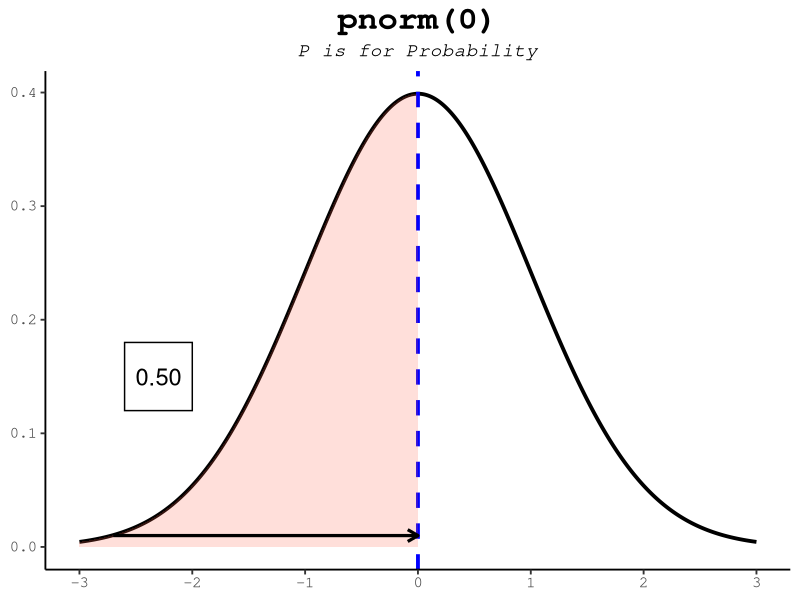
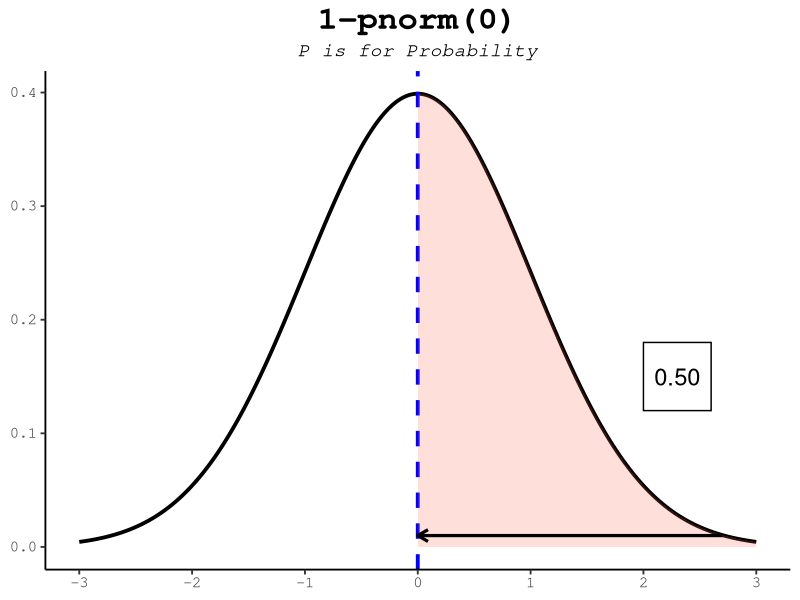
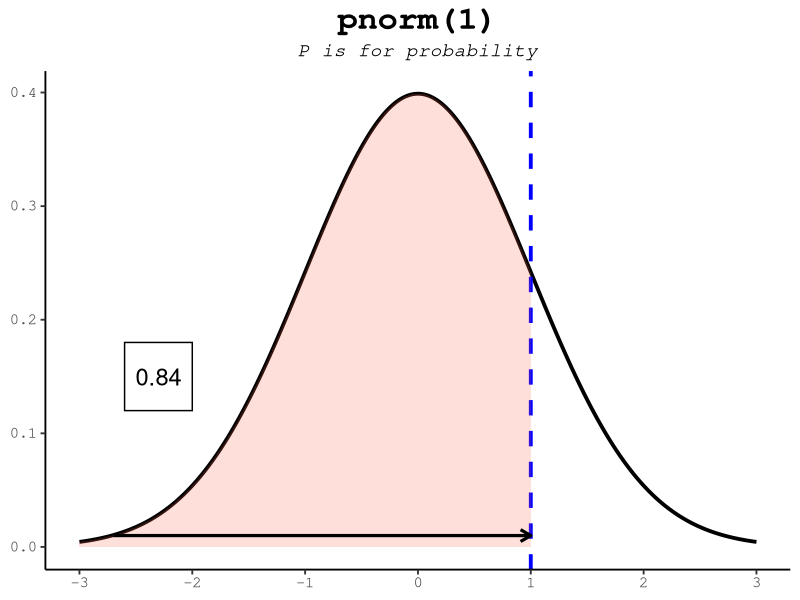
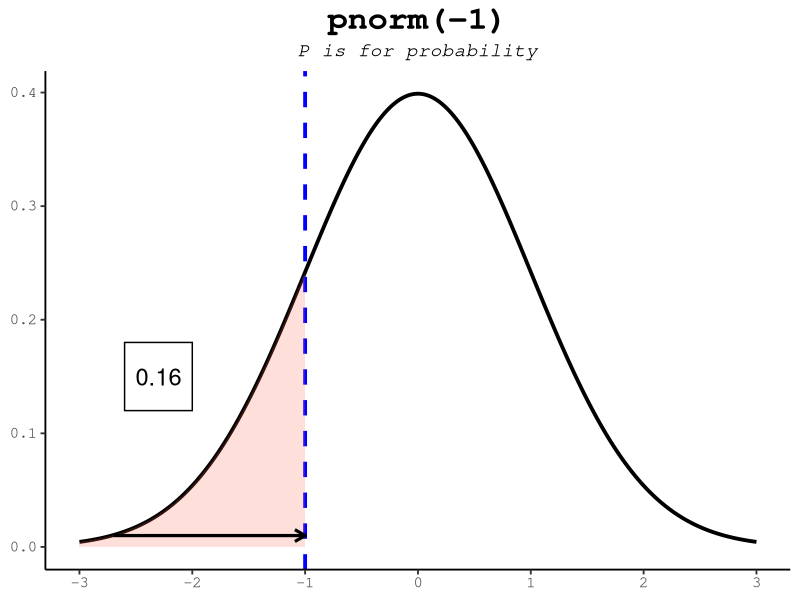
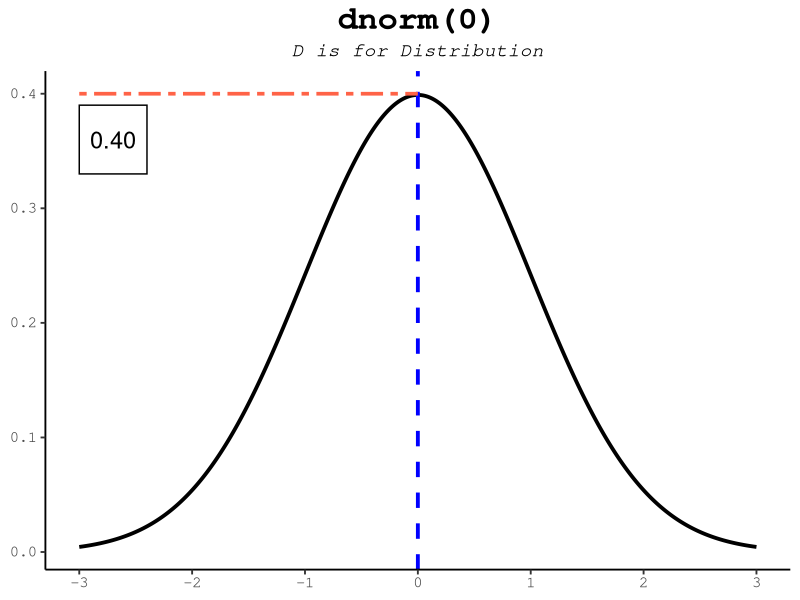
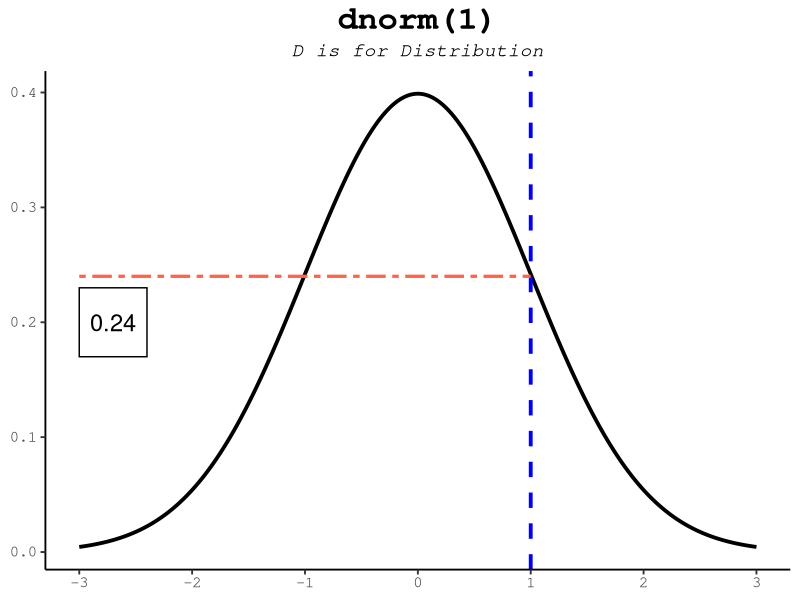
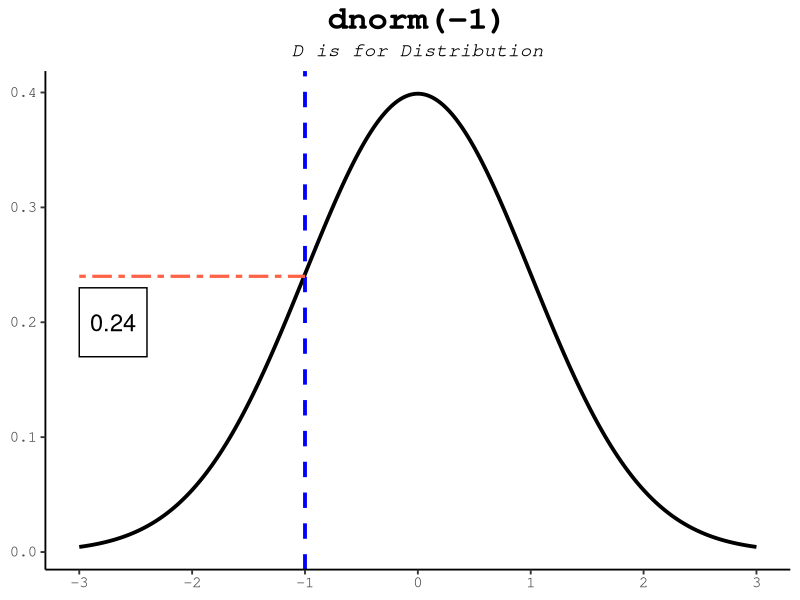
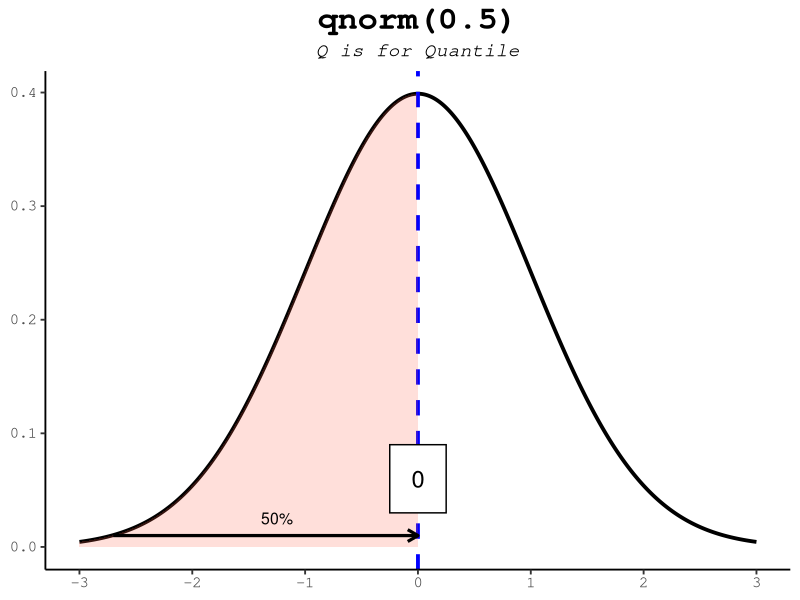

R code for these plots, in order:
## ---- chunk 1
knitr::opts_chunk$set(echo = TRUE)
library(ggplot2)
library(ggfortify)
library(ggthemes)
library(gridExtra)
## ---- chunk 2
# Prep the distribution data
x <- seq(-3, 3, 0.005)
y <- dnorm(x)
normal <- as.data.frame(cbind(x,y))
## ---- chunk 3
# pnorm plot 1
# pnorm(0)
x2 <- c(x[1:600], rep(0,601))
y2 <- c(y[1:600], rep(0,601))

p <- ggplot(mapping = aes(x, y), data = normal) +
     geom_line(linewidth = 1.3) +
     geom_vline(xintercept = 0, color = "blue", linewidth = 1.3, linetype = 2) +
     scale_x_continuous(n.breaks = 7) +
     labs(title = "pnorm(0)", x = NULL, y = NULL, 
          subtitle = "P is for Probability") +
     geom_area(inherit.aes = F, mapping = aes(x=x2, y=y2), fill = "tomato", 
               alpha = 0.2) +
     annotate(geom = "rect", xmin = -2.6, xmax = -2, ymin = 0.12, ymax = 0.18,
              alpha = 1, fill = "white", color = "black") +
     annotate(geom = "text", label = "0.50", x = -2.3, y = 0.15, size = 6) +
     annotate(geom = "segment", x = -2.7, xend = 0, y = 0.01, yend = 0.01, 
              size = 1.1, arrow = arrow(length = unit(3, "mm"))) +
     theme_classic(base_size = 14, base_family = "Courier") +
     theme(plot.title = element_text(size = 24, face = "bold", hjust = 0.5)) +
     theme(plot.subtitle = element_text(face = "italic", hjust = 0.5))
## ---- chunk 4
# pnorm plot 1.2
# 1-pnorm(0)
x9 <- c(rep(0,600), x[601:1201])
y9 <- c(rep(0,600), y[601:1201])

p1 <- ggplot(mapping = aes(x, y), data = normal) +
     geom_line(linewidth = 1.3) +
     geom_vline(xintercept = 0, color = "blue", size = 1.3, linetype = 2) +
     scale_x_continuous(n.breaks = 7) +
     labs(title = "1-pnorm(0)", x = NULL, y = NULL, 
          subtitle = "P is for Probability") +
     geom_area(inherit.aes = F, mapping = aes(x=x9, y=y9), fill = "tomato", 
               alpha = 0.2) +
     annotate(geom = "rect", xmin = 2.6, xmax = 2, ymin = 0.12, ymax = 0.18,
              alpha = 1, fill = "white", color = "black") +
     annotate(geom = "text", label = "0.50", x = 2.3, y = 0.15, size = 6) +
     annotate(geom = "segment", x = 2.7, xend = 0, y = 0.01, yend = 0.01, 
              size = 1.1, arrow = arrow(length = unit(3, "mm"))) +
     theme_classic(base_size = 14, base_family = "Courier") +
     theme(plot.title = element_text(size = 24, face = "bold", hjust = 0.5)) +
     theme(plot.subtitle = element_text(face = "italic", hjust = 0.5))
## ---- chunk 5
# pnorm plot 2
# pnorm(1)
x3 <- c(x[1:801], rep(1,400))
y3 <- c(y[1:801], rep(0,400))

p2 <- ggplot(mapping = aes(x, y), data = normal) +
     geom_line(size = 1.3) +
     geom_vline(xintercept = 1, color = "blue", size = 1.3, linetype = 2) +
     scale_x_continuous(n.breaks = 7) +
     labs(title = "pnorm(1)", subtitle = "P is for probability", 
          x = NULL, y = NULL) +
     geom_area(inherit.aes = F, mapping = aes(x=x3, y=y3), fill = "tomato", 
               alpha = 0.2) +
     annotate(geom = "rect", xmin = -2.6, xmax = -2, ymin = 0.12, ymax = 0.18,
              alpha = 1, fill = "white", color = "black") +
     annotate(geom = "text", label = "0.84", x = -2.3, y = 0.15, size = 6) +
     annotate(geom = "segment", x = -2.7, xend = 1, y = 0.01, yend = 0.01, 
              size = 1.1, arrow = arrow(length = unit(3, "mm"))) +
     theme_classic(base_size = 14, base_family = "Courier") +
     theme(plot.title = element_text(size = 24, face = "bold", hjust = 0.5)) +
     theme(plot.subtitle = element_text(face = "italic", hjust = 0.5))
## ---- chunk 6
# pnorm plot 3
# pnorm(-1)
x4 <- c(x[1:401], rep(-1,800))
y4 <- c(y[1:401], rep(0,800))

p3 <- ggplot(mapping = aes(x, y), data = normal) +
     geom_line(size = 1.3) +
     geom_vline(xintercept = -1, color = "blue", size = 1.3, linetype = 2) +
     scale_x_continuous(n.breaks = 7) +
     labs(title = "pnorm(-1)", subtitle = "P is for probability", 
          x = NULL, y = NULL) +
     geom_area(inherit.aes = F, mapping = aes(x=x4, y=y4), fill = "tomato", 
               alpha = 0.2) +
     annotate(geom = "rect", xmin = -2.6, xmax = -2, ymin = 0.12, ymax = 0.18,
              alpha = 1, fill = "white", color = "black") +
     annotate(geom = "text", label = "0.16", x = -2.3, y = 0.15, size = 6) +
     annotate(geom = "segment", x = -2.7, xend = -1, y = 0.01, yend = 0.01, 
              size = 1.1, arrow = arrow(length = unit(3, "mm"))) +
     theme_classic(base_size = 14, base_family = "Courier") +
     theme(plot.title = element_text(size = 24, face = "bold", hjust = 0.5)) +
     theme(plot.subtitle = element_text(face = "italic", hjust = 0.5))
## ---- chunk 7
#| label: fig-pnorm
#| fig-cap: "The pnorm function takes a quantile (value on the x-axis) and returns the area under the curve to the left of that value."

print(p)
print(p1)
print(p2)
print(p3)
## ---- chunk 8
# dnorm plot 1
# dnorm(0)

d1 <- ggplot(mapping = aes(x, y), data = normal) +
     geom_line(size = 1.3) +
     geom_vline(xintercept = 0, color = "blue", size = 1.3, linetype = 2) +
     scale_x_continuous(n.breaks = 7) +
     labs(title = "dnorm(0)", subtitle = "D is for Distribution", 
          x = NULL, y = NULL) +
     annotate(geom = "rect", xmin = -3, xmax = -2.4, ymin = 0.33, ymax = 0.39,
              alpha = 1, fill = "white", color = "black") +
     annotate(geom = "text", label = "0.40", x = -2.7, y = 0.36, size = 6) +
     annotate(geom = "segment", y = 0.4, yend = 0.4, x = -3, xend = 0, 
              color = "tomato", size = 1.25, linetype = 6) +
     theme_classic(base_size = 14, base_family = "Courier") +
     theme(plot.title = element_text(size = 24, face = "bold", hjust = 0.5)) +
     theme(plot.subtitle = element_text(face = "italic", hjust = 0.5))
## ---- chunk 9
# dnorm plot 2
# dnorm(1)

d2 <- ggplot(mapping = aes(x, y), data = normal) +
     geom_line(size = 1.3) +
     geom_vline(xintercept = 1, color = "blue", size = 1.3, linetype = 2) +
     scale_x_continuous(n.breaks = 7) +
     labs(title = "dnorm(1)", subtitle = "D is for Distribution", 
          x = NULL, y = NULL) +
     annotate(geom = "rect", xmin = -3, xmax = -2.4, ymin = 0.17, ymax = 0.23,
              alpha = 1, fill = "white", color = "black") +
     annotate(geom = "text", label = "0.24", x = -2.7, y = 0.2, size = 6) +
     annotate(geom = "segment", y = 0.24, yend = 0.24, x = -3, xend = 1, 
              color = "tomato", size = 1.1, linetype = 6) +
     theme_classic(base_size = 14, base_family = "Courier") +
     theme(plot.title = element_text(size = 24, face = "bold", hjust = 0.5),
           plot.subtitle = element_text(face = "italic", hjust = 0.5))
## ---- chunk 10
# dnorm plot 3
# dnorm(-1)

d3 <- ggplot(mapping = aes(x, y), data = normal) +
     geom_line(size = 1.3) +
     geom_vline(xintercept = -1, color = "blue", size = 1.3, linetype = 2) +
     scale_x_continuous(n.breaks = 7) +
     labs(title = "dnorm(-1)", subtitle = "D is for Distribution", 
          x = NULL, y = NULL) +
     annotate(geom = "rect", xmin = -3, xmax = -2.4, ymin = 0.17, ymax = 0.23,
              alpha = 1, fill = "white", color = "black") +
     annotate(geom = "text", label = "0.24", x = -2.7, y = 0.2, size = 6) +
     annotate(geom = "segment", y = 0.24, yend = 0.24, x = -3, xend = -1, 
              color = "tomato", size = 1.1, linetype = 6) +
     theme_classic(base_size = 14, base_family = "Courier") +
     theme(plot.title = element_text(size = 24, face = "bold", hjust = 0.5),
           plot.subtitle = element_text(face = "italic", hjust = 0.5))
## ---- chunk 11
#| label: fig-dnorm
#| fig-cap: "The `dnorm` function returns the height of the normal distribution at a given point."

print(d1)
print(d2)
print(d3)
## ---- chunk 12
# qnorm plot 1
# qnorm(0.5)

q1 <- ggplot(mapping = aes(x, y), data = normal) +
     geom_line(size = 1.3) +
     geom_vline(xintercept = 0, color = "blue", size = 1.3, linetype = 2) +
     scale_x_continuous(n.breaks = 7) +
     labs(title = "qnorm(0.5)", x = NULL, y = NULL, 
          subtitle = "Q is for Quantile") +
     geom_area(inherit.aes = F, mapping = aes(x=x2, y=y2), fill = "tomato", 
               alpha = 0.2) +
     annotate(geom = "rect", xmin = -0.25, xmax = 0.25, ymin = 0.03, ymax = 0.09,
              alpha = 1, fill = "white", color = "black") +
     annotate(geom = "text", label = "0", x = 0, y = 0.06, size = 6) +
     annotate(geom = "segment", x = -2.7, xend = 0, y = 0.01, yend = 0.01, 
              size = 1.1, arrow = arrow(length = unit(3, "mm"))) +
     annotate(geom = "text", label = "50%", x = -1.25, y = 0.025, size = 4) +
     theme_classic(base_size = 14, base_family = "Courier") +
     theme(plot.title = element_text(size = 24, face = "bold", hjust = 0.5)) +
     theme(plot.subtitle = element_text(face = "italic", hjust = 0.5))
## ---- chunk 13
# qnorm plot 2
# qnorm(0.25)
x5 <- c(x[1:466], rep(-0.6745,735))
y5 <- c(y[1:466], rep(0,735))

q2 <- ggplot(mapping = aes(x, y), data = normal) +
     geom_line(size = 1.3) +
     geom_vline(xintercept = -0.6745, color = "blue", size = 1.3, linetype = 2) +
     scale_x_continuous(n.breaks = 7) +
     labs(title = "qnorm(0.25)", x = NULL, y = NULL, 
          subtitle = "Q is for Quantile") +
     geom_area(inherit.aes = F, mapping = aes(x=x5, y=y5), fill = "tomato", 
               alpha = 0.2) +
     annotate(geom = "rect", xmin = -0.3, xmax = 0.3, ymin = 0.03, ymax = 0.09,
              alpha = 1, fill = "white", color = "black") +
     annotate(geom = "text", label = "-0.67", x = 0, y = 0.06, size = 5) +
     annotate(geom = "segment", x = -2.7, xend = -0.6745, y = 0.01, yend = 0.01, 
              size = 1.1, arrow = arrow(length = unit(3, "mm"))) +
     annotate(geom = "text", label = "25%", x = -1.65, y = 0.025, size = 4) +
     theme_classic(base_size = 14, base_family = "Courier") +
     theme(plot.title = element_text(size = 24, face = "bold", hjust = 0.5)) +
     theme(plot.subtitle = element_text(face = "italic", hjust = 0.5))
## ---- chunk 14
# qnorm plot 3
# qnorm(0.1)
x6 <- c(x[1:345], rep(-1.28,856))
y6 <- c(y[1:345], rep(0,856))

q3 <- ggplot(mapping = aes(x, y), data = normal) +
     geom_line(size = 1.3) +
     geom_vline(xintercept = -1.28, color = "blue", size = 1.3, linetype = 2) +
     scale_x_continuous(n.breaks = 7) +
     labs(title = "qnorm(0.1)", x = NULL, y = NULL, 
          subtitle = "Q is for Quantile") +
     geom_area(inherit.aes = F, mapping = aes(x=x6, y=y6), fill = "tomato", 
               alpha = 0.2) +
     annotate(geom = "rect", xmin = -0.3, xmax = 0.3, ymin = 0.03, ymax = 0.09,
              alpha = 1, fill = "white", color = "black") +
     annotate(geom = "text", label = "-1.28", x = 0, y = 0.06, size = 5) +
     annotate(geom = "segment", x = -2.7, xend = -1.28, y = 0.01, yend = 0.01, 
              size = 1.1, arrow = arrow(length = unit(3, "mm"))) +
     annotate(geom = "text", label = "10%", x = -1.85, y = 0.025, size = 4) +
     theme_classic(base_size = 14, base_family = "Courier") +
     theme(plot.title = element_text(size = 24, face = "bold", hjust = 0.5)) +
     theme(plot.subtitle = element_text(face = "italic", hjust = 0.5))
## ---- chunk 15
# qnorm plot 4
# qnorm(0.75)
x7 <- c(x[1:735], rep(0.6745,466))
y7 <- c(y[1:735], rep(0,466))

q4 <- ggplot(mapping = aes(x, y), data = normal) +
     geom_line(size = 1.3) +
     geom_vline(xintercept = 0.6745, color = "blue", size = 1.3, linetype = 2) +
     scale_x_continuous(n.breaks = 7) +
     labs(title = "qnorm(0.75)", x = NULL, y = NULL, 
          subtitle = "Q is for Quantile") +
     geom_area(inherit.aes = F, mapping = aes(x=x7, y=y7), fill = "tomato", 
               alpha = 0.2) +
     annotate(geom = "rect", xmin = -0.3, xmax = 0.3, ymin = 0.03, ymax = 0.09,
              alpha = 1, fill = "white", color = "black") +
     annotate(geom = "text", label = "0.67", x = 0, y = 0.06, size = 5) +
     annotate(geom = "segment", x = -2.7, xend = 0.6745, y = 0.01, yend = 0.01, 
              size = 1.1, arrow = arrow(length = unit(3, "mm"))) +
     annotate(geom = "text", label = "75%", x = -.95, y = 0.025, size = 4) +
     theme_classic(base_size = 14, base_family = "Courier") +
     theme(plot.title = element_text(size = 24, face = "bold", hjust = 0.5)) +
     theme(plot.subtitle = element_text(face = "italic", hjust = 0.5))
## ---- chunk 16
# qnorm plot 5
# qnorm(0.9)
x8 <- c(x[1:856], rep(1.28,345))
y8 <- c(y[1:856], rep(0,345))

q5 <- ggplot(mapping = aes(x, y), data = normal) +
     geom_line(size = 1.3) +
     geom_vline(xintercept = 1.28, color = "blue", size = 1.3, linetype = 2) +
     scale_x_continuous(n.breaks = 7) +
     labs(title = "qnorm(0.9)", x = NULL, y = NULL, 
          subtitle = "Q is for Quantile") +
     geom_area(inherit.aes = F, mapping = aes(x=x8, y=y8), fill = "tomato", 
               alpha = 0.2) +
     annotate(geom = "rect", xmin = -0.3, xmax = 0.3, ymin = 0.03, ymax = 0.09,
              alpha = 1, fill = "white", color = "black") +
     annotate(geom = "text", label = "1.28", x = 0, y = 0.06, size = 5) +
     annotate(geom = "segment", x = -2.7, xend = 1.28, y = 0.01, yend = 0.01, 
              size = 1.1, arrow = arrow(length = unit(3, "mm"))) +
     annotate(geom = "text", label = "90%", x = 0.8, y = 0.025, 
              size = 4) +
     theme_classic(base_size = 14, base_family = "Courier") +
     theme(plot.title = element_text(size = 24, face = "bold", hjust = 0.5)) +
     theme(plot.subtitle = element_text(face = "italic", hjust = 0.5))
## ---- chunk 17
#| label: fig-qnorm
#| fig-cap: "The qnorm function is the inverse of the pnorm function in that it takes a probability and gives the quantile." 
#| layout-ncol: 2

print(q1)
print(q2)
print(q3)
print(q4)
print(q5)
## ---- chunk 18
# rnorm plot
# rnorm(5)

r1 <- ggplot(mapping = aes(x, y), data = normal) +
     geom_line(size = 1.3) +
     scale_x_continuous(n.breaks = 7) +
     labs(title = "rnorm(n=5)", subtitle = "R is for Random generation", 
          x = NULL, y = NULL, caption = "Output: c(-1.8, -0.8, 0.1, 0.45, 1.1)") +
     annotate(geom = "segment", y = 0, yend = 0.4, x = 1.1, xend = 1.1,
              color = "blue", linetype = 2) +
     annotate(geom = "segment", y = 0, yend = 0.4, x = 0.45, xend = 0.45,
              color = "blue", linetype = 2) +
     annotate(geom = "segment", y = 0, yend = 0.4, x = -0.8, xend = -0.8,
              color = "blue", linetype = 2) +
     annotate(geom = "segment", y = 0, yend = 0.4, x = 0.1, xend = 0.1,
              color = "blue", linetype = 2) +
     annotate(geom = "segment", y = 0, yend = 0.4, x = -1.8, xend = -1.8,
              color = "blue", linetype = 2) +
     theme_classic(base_size = 14, base_family = "Courier") +
     theme(plot.title = element_text(size = 24, face = "bold", hjust = 0.5)) +
     theme(plot.subtitle = element_text(face = "italic", hjust = 0.5)) +
     theme(plot.caption = element_text(face = "bold", size = 14, hjust = 0.5))
## ---- chunk 19
#| label: fig-rnorm
#| fig-cap: "The rnorm function takes a number of samples and returns a vector of random numbers from the normal distribution (with mean=0, sd=1 as defaults)"
print(r1)
